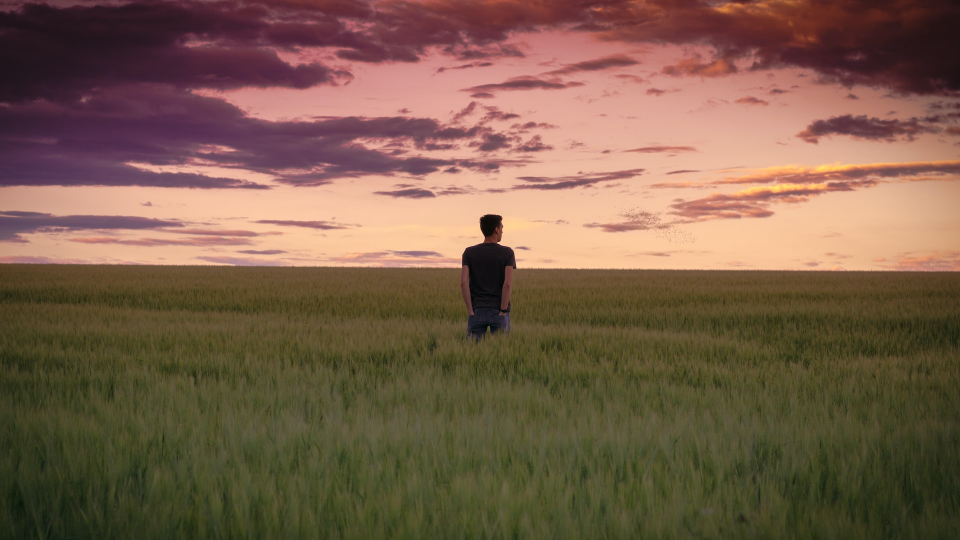
#> input picture potrait.jpg, 1920 x 1080 px (shown at 1/2 size)
$ python resizeScript.py
#> lines starting #> are read from the running program, lines starting #| are printed output that depends on the picture
# Python script to resize an image

import cv2

# the second parameter is specified the get the color band
# of the image where 0 is for grayscale

img=cv2.imread("potrait.jpg", 0)
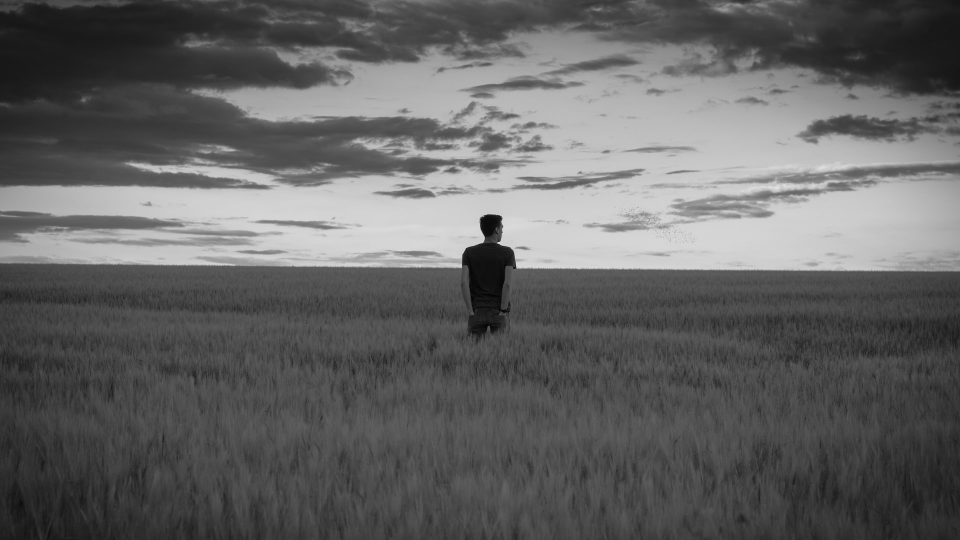
#> img: shape (1080, 1920) (shown at 1/2 size); min 0, max 241, mean 99.6

# python stores the image as Numpy array
print(type(img))
#| <class 'numpy.ndarray'>

# fetching the size of the image, which (1080, 1920) in this case
print(img.shape)
#| (1080, 1920)

# resizing images using the resize method
resized_image = cv2.resize(img, (int(img.shape[1]/2), int(img.shape[0]/2)))
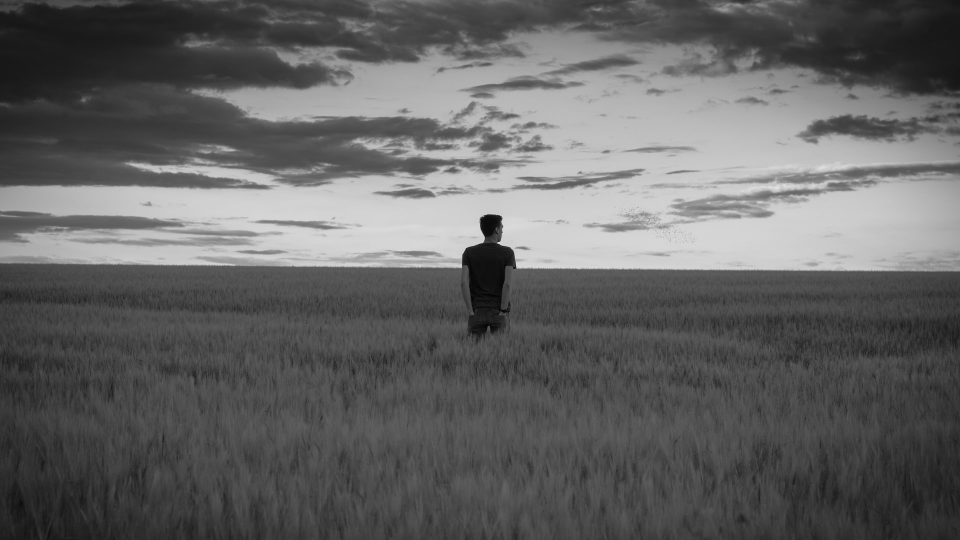
#> resized_image: shape (540, 960); min 3, max 227, mean 99.7

# displaying the image
cv2.imshow("Potrait", resized_image)

cv2.imwrite("NewPotrait.jpg", resized_image)

# waitkey will wait for n seconds & then closes automatically
cv2.waitKey(2000)

cv2.destroyAllWindows()

$ run again, with himalayas.jpg copied over potrait.jpg
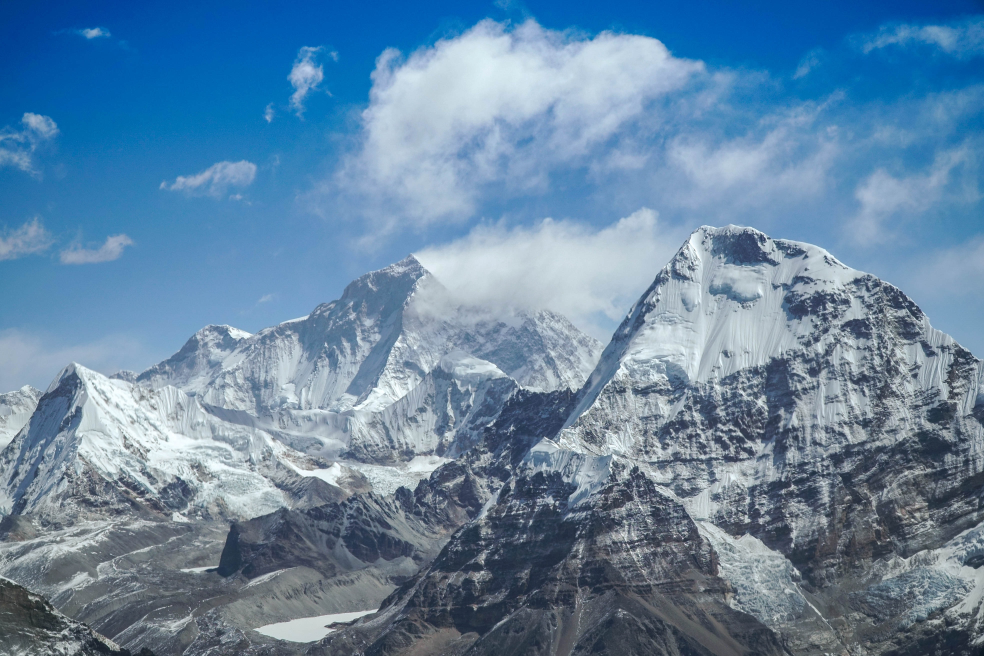
#> input picture himalayas.jpg, 3936 x 2624 px (shown at 1/4 size)
#> `img=cv2.imread("potrait.jpg", 0)`:
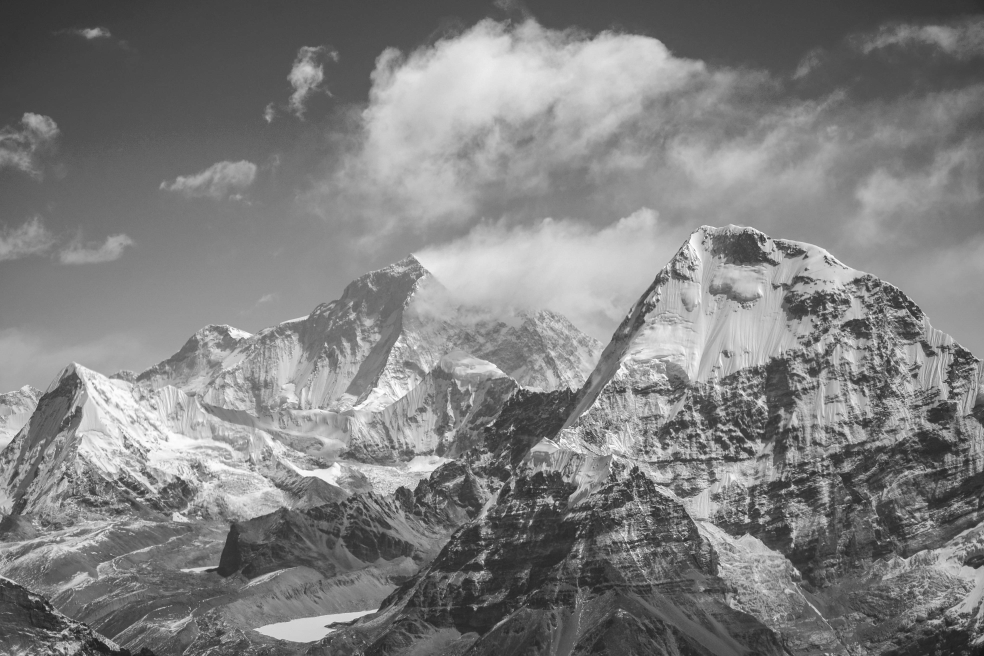
#> img: shape (2624, 3936) (shown at 1/4 size); min 18, max 255, mean 127.9
#| <class 'numpy.ndarray'>
#| (2624, 3936)

$ run again, with houseboat.jpg copied over potrait.jpg
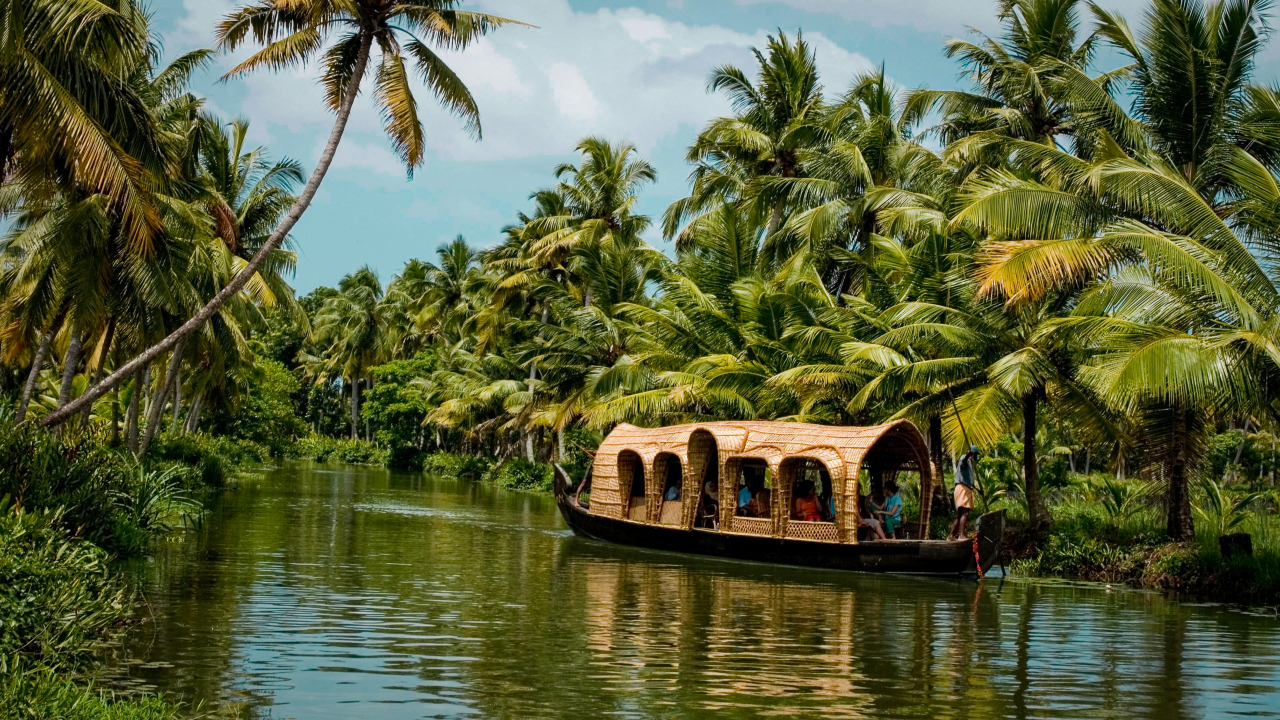
#> input picture houseboat.jpg, 3840 x 2160 px (shown at 1/3 size)
#> `img=cv2.imread("potrait.jpg", 0)`:
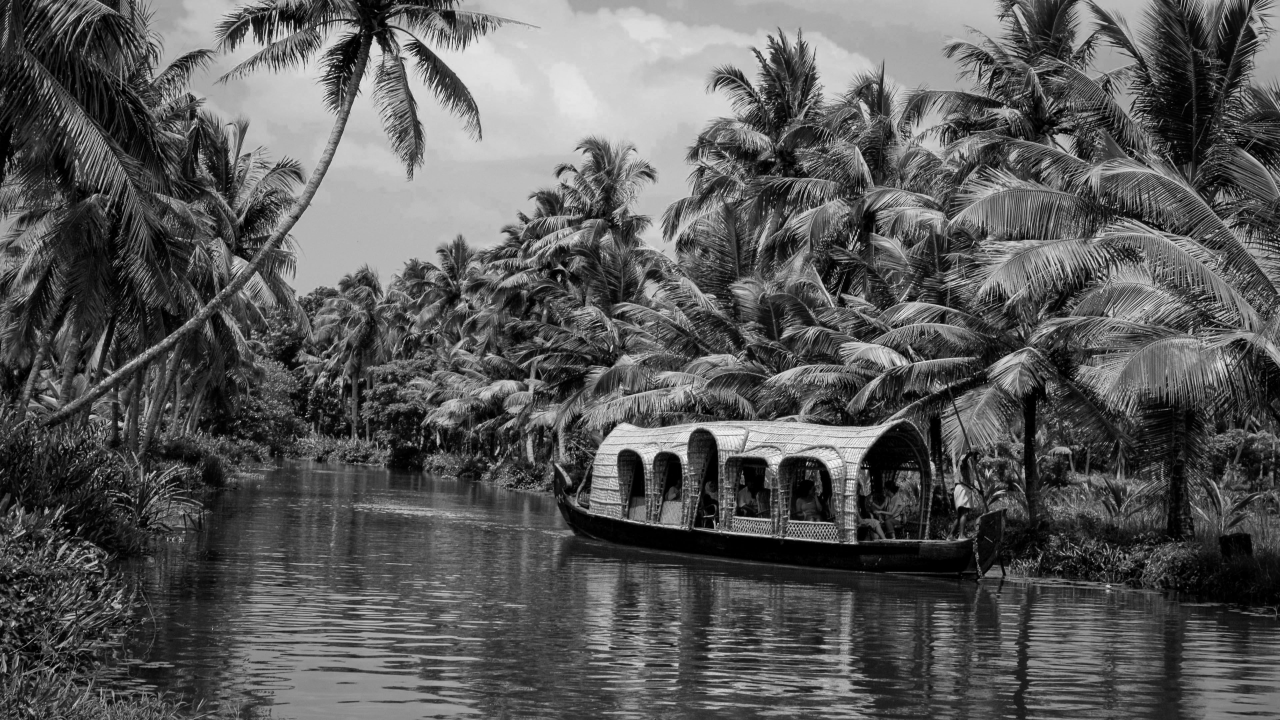
#> img: shape (2160, 3840) (shown at 1/3 size); min 0, max 255, mean 89.2
#| <class 'numpy.ndarray'>
#| (2160, 3840)
